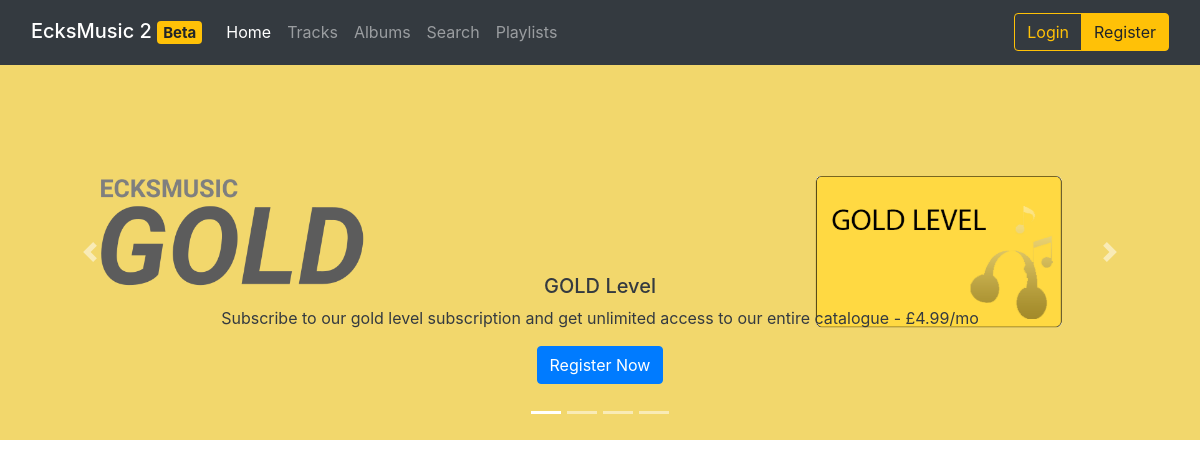
The page / on the database its author committed.
### tables this page shows
CREATE TABLE `offers` (
  `offer_id` int(11) NOT NULL AUTO_INCREMENT,
  `title` varchar(50) NOT NULL,
  `description` text NOT NULL,
  `price` double NOT NULL,
  `image` varchar(50) NOT NULL,
  PRIMARY KEY (`offer_id`)
);

### src/php/offers.php (called while the page is built, shortened)
<?php
require_once "database.php";
class PricingPlan
{
  public function __construct($Id, $Title, $Description, $Price, $ImagePath)
  {
    $this->Id = $Id;
    $this->Name = $Title;
    $this->Description = $Description;
    $this->Price = $Price;
    $this->ImagePath = $ImagePath;
  }
}
class Offers
{
  static function dataToPricingPlan($offer): PricingPlan
  {
    return new PricingPlan(
      $offer['offer_id'],
      $offer['title'],
      $offer['description'],
      $offer['price'],
      $offer['image']
    );
  }
  public static function getAllOffers(): array
  {
    global $pdo;
    $result = $pdo->query("SELECT * FROM offers;")->fetchAll(PDO::FETCH_ASSOC);
    $PricingPlans = [];
    foreach ($result as $offer) {
      array_push($PricingPlans, Offers::dataToPricingPlan($offer));
    }
    return $PricingPlans;
  }
}

### src/index.php (the view, shortened to what this page needs)
<?php
require_once 'php/auth.php';
require_once 'php/offers.php';
?>
<!DOCTYPE html>
<html lang="en">
<head>
  <link rel="stylesheet" href="https://cdn.jsdelivr.net/npm/bootstrap@4.6.0/dist/css/bootstrap.min.css"
>
  <link rel="stylesheet" href="https://cdnjs.cloudflare.com/ajax/libs/font-awesome/5.15.2/css/all.min.css"
/>
</head>
<body>
  <nav class="navbar navbar-expand-md navbar-dark bg-dark sticky-top">
    <div class="container-fluid">
      <h2><a class="navbar-brand" href="#">EcksMusic 2 <span class="badge badge-warning">Beta</span></a></h2>
      <div class="collapse navbar-collapse" id="navbarResponsive">
        <ul class="navbar-nav mr-auto">
          <li class="navbar-item active">
            <a class="nav-link" href="#">Home</a>
          </li>
          <li class="navbar-item">
            <a class="nav-link" href="pages/tracks.php">Tracks</a>
          </li>
          <li class="navbar-item">
            <a class="nav-link" href="pages/albums.php">Albums</a>
          </li>
          <li class="navbar-item">
            <a class="nav-link" href="pages/search.php">Search</a>
          </li>
          <li class="navbar-item">
            <a class="nav-link" href="pages/playlist.php">Playlists</a>
          </li>
        </ul>
        <ul class="navbar-nav ml-auto">
        <?php
          if (isset($_SESSION['User'])) {
            echo '<li class="nav-item dropdown">';
            echo '<a class="nav-link dropdown-toggle" href="#" id="navbarDropdownMenuLink" data-toggle="dropdown">';
            echo $user->Username . ' <span class="badge badge-secondary">' . $user->PricingPlan->Name . '</span></a>';
            echo '<div class="dropdown-menu dropdown-menu-right">';
            echo '<a class="dropdown-item" href="pages/account.php">Account Settings</a>';
            echo '<a class="dropdown-item" href="php/logout.php">Logout</a>';
            echo '</div></li>';
          } else {
            echo '<li class="navbar-item"><div class="btn-group" role="group">
                  <a href="pages/login.php" class="btn btn-outline-warning">Login</a>';
            echo '<a href="pages/register.php" class="btn btn-warning">Register</a>
                  </div></li>';
          }
        ?>
        </ul>
      </div>
    </div>
  </nav>
  <?php
    $offers = Offers::getAllOffers();
  ?>
  <div id="carouselIndicators" class="carousel slide" data-ride="carousel">
    <ol class="carousel-indicators">
      <?php
        for ($i=0; $i < count($offers); $i++) {
          if ($i == 0) {
            echo '<li data-target="#carouselIndicators" data-slide-to="'. $i .'" class="active"></li>';
          } else {
            echo '<li data-target="#carouselIndicators" data-slide-to="'. $i .'"></li>';
          }
        }
      ?>
    </ol>
    <div class="carousel-inner">
      <?php
        for ($i=0; $i < count($offers); $i++) {
          if ($i == 0) {
            echo '<div class="carousel-item active">';
          }else {
            echo '<div class="carousel-item">';
          }
          echo '<img class="d-block w-100" src="'. $offers[$i]->ImagePath .'" alt="' . $offers[$i]->Name . '">';
          echo '<div class="carousel-caption d-none d-md-block text-dark">';
          echo '<h5>' . $offers[$i]->Name . '</h5><p>' . $offers[$i]->Description . ' - £' . $offers[$i]->Price . '/mo</p>';
          if (!isset($_SESSION['User'])) {
            echo '<p><a class="btn btn-primary" href="pages/register.php?setOfferId=' . $offers[$i]->Id . '">Register Now</a></p>';
          } else {
            if ($user->PricingPlanId != $offers[$i]->Id) {
              echo '<p><a class="btn btn-secondary" href="pages/account.php?newPricingPlan=' . $offers[$i]->Id . '">Switch to This Plan</a></p>';
            }
          }
          echo '</div></div>';
        }
      ?>
    </div>
    <a class="carousel-control-prev" href="#carouselIndicators" role="button" data-slide="prev">
      <span class="carousel-control-prev-icon" aria-hidden="true"></span>
    </a>
    <a class="carousel-control-next" href="#carouselIndicators" role="button" data-slide="next">
      <span class="carousel-control-next-icon" aria-hidden="true"></span>
    </a>
  </div>
</body>
</html>

### rows shown on the page
offers: image (picture), title "GOLD Level", description "Subscribe to our gold level subscription and get unlimited access to our entire catalogue", price "4.99"
